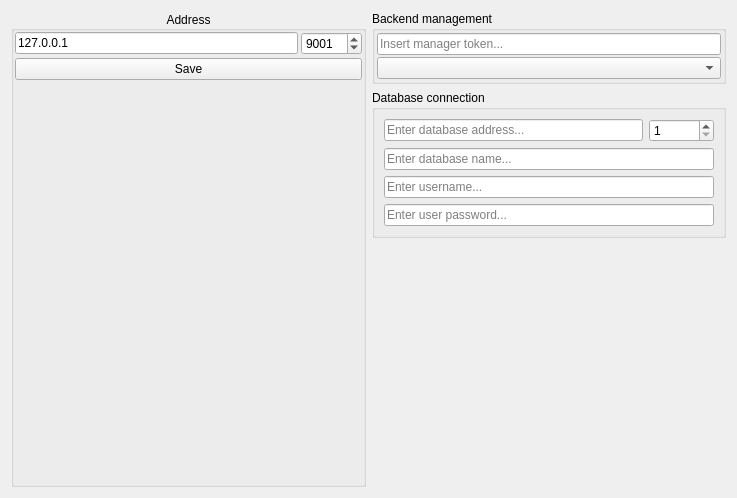
<?xml version="1.0" encoding="UTF-8"?>
<ui version="4.0">
 <class>AIManagerServiceWidget</class>
 <widget class="QWidget" name="AIManagerServiceWidget">
  <property name="geometry">
   <rect>
    <x>0</x>
    <y>0</y>
    <width>737</width>
    <height>498</height>
   </rect>
  </property>
  <property name="windowTitle">
   <string>Form</string>
  </property>
  <layout class="QGridLayout" name="gridLayout">
   <item row="0" column="0" rowspan="3">
    <widget class="QGroupBox" name="groupBox_2">
     <property name="title">
      <string>Address</string>
     </property>
     <property name="alignment">
      <set>Qt::AlignCenter</set>
     </property>
     <layout class="QVBoxLayout" name="verticalLayout_4" stretch="0,0,0">
      <property name="spacing">
       <number>3</number>
      </property>
      <property name="leftMargin">
       <number>1</number>
      </property>
      <property name="topMargin">
       <number>1</number>
      </property>
      <property name="rightMargin">
       <number>1</number>
      </property>
      <property name="bottomMargin">
       <number>1</number>
      </property>
      <item>
       <layout class="QHBoxLayout" name="horizontalLayout">
        <item>
         <widget class="QLineEdit" name="lineEdit">
          <property name="text">
           <string>127.0.0.1</string>
          </property>
         </widget>
        </item>
        <item>
         <widget class="QSpinBox" name="spinBox">
          <property name="minimum">
           <number>1</number>
          </property>
          <property name="maximum">
           <number>65535</number>
          </property>
          <property name="value">
           <number>9001</number>
          </property>
         </widget>
        </item>
       </layout>
      </item>
      <item>
       <widget class="QPushButton" name="pushButton">
        <property name="text">
         <string>Save</string>
        </property>
       </widget>
      </item>
      <item>
       <widget class="SystemStatusWidget" name="aiManagerStatus" native="true">
        <property name="sizePolicy">
         <sizepolicy hsizetype="Expanding" vsizetype="Expanding">
          <horstretch>0</horstretch>
          <verstretch>0</verstretch>
         </sizepolicy>
        </property>
        <property name="styleSheet">
         <string notr="true"/>
        </property>
       </widget>
      </item>
     </layout>
    </widget>
   </item>
   <item row="0" column="1">
    <widget class="QGroupBox" name="groupBox">
     <property name="title">
      <string>Backend management</string>
     </property>
     <layout class="QVBoxLayout" name="verticalLayout">
      <property name="spacing">
       <number>2</number>
      </property>
      <property name="leftMargin">
       <number>2</number>
      </property>
      <property name="topMargin">
       <number>2</number>
      </property>
      <property name="rightMargin">
       <number>2</number>
      </property>
      <property name="bottomMargin">
       <number>2</number>
      </property>
      <item>
       <widget class="QLineEdit" name="lineEditToken">
        <property name="echoMode">
         <enum>QLineEdit::Password</enum>
        </property>
        <property name="placeholderText">
         <string>Insert manager token...</string>
        </property>
       </widget>
      </item>
      <item>
       <widget class="QComboBox" name="comboBoxInputModel"/>
      </item>
     </layout>
    </widget>
   </item>
   <item row="2" column="1">
    <spacer name="verticalSpacer">
     <property name="orientation">
      <enum>Qt::Vertical</enum>
     </property>
     <property name="sizeHint" stdset="0">
      <size>
       <width>20</width>
       <height>40</height>
      </size>
     </property>
    </spacer>
   </item>
   <item row="1" column="1">
    <widget class="QGroupBox" name="groupBox_3">
     <property name="title">
      <string>Database connection</string>
     </property>
     <layout class="QVBoxLayout" name="verticalLayout_2">
      <item>
       <layout class="QHBoxLayout" name="horizontalLayout_2" stretch="4,1">
        <item>
         <widget class="QLineEdit" name="lineEditDBAddress">
          <property name="placeholderText">
           <string>Enter database address...</string>
          </property>
         </widget>
        </item>
        <item>
         <widget class="QSpinBox" name="spinBoxDBPort">
          <property name="minimum">
           <number>1</number>
          </property>
          <property name="maximum">
           <number>65535</number>
          </property>
         </widget>
        </item>
       </layout>
      </item>
      <item>
       <widget class="QLineEdit" name="lineEditDBName">
        <property name="placeholderText">
         <string>Enter database name...</string>
        </property>
       </widget>
      </item>
      <item>
       <widget class="QLineEdit" name="lineEditDBUser">
        <property name="placeholderText">
         <string>Enter username...</string>
        </property>
       </widget>
      </item>
      <item>
       <widget class="QLineEdit" name="lineEditDBPass">
        <property name="echoMode">
         <enum>QLineEdit::Password</enum>
        </property>
        <property name="placeholderText">
         <string>Enter user password...</string>
        </property>
       </widget>
      </item>
     </layout>
    </widget>
   </item>
  </layout>
 </widget>
 <customwidgets>
  <customwidget>
   <class>SystemStatusWidget</class>
   <extends>QWidget</extends>
   <header>gui/widgets/systemstatuswidget.hpp</header>
   <container>1</container>
  </customwidget>
 </customwidgets>
 <resources/>
 <connections/>
</ui>
